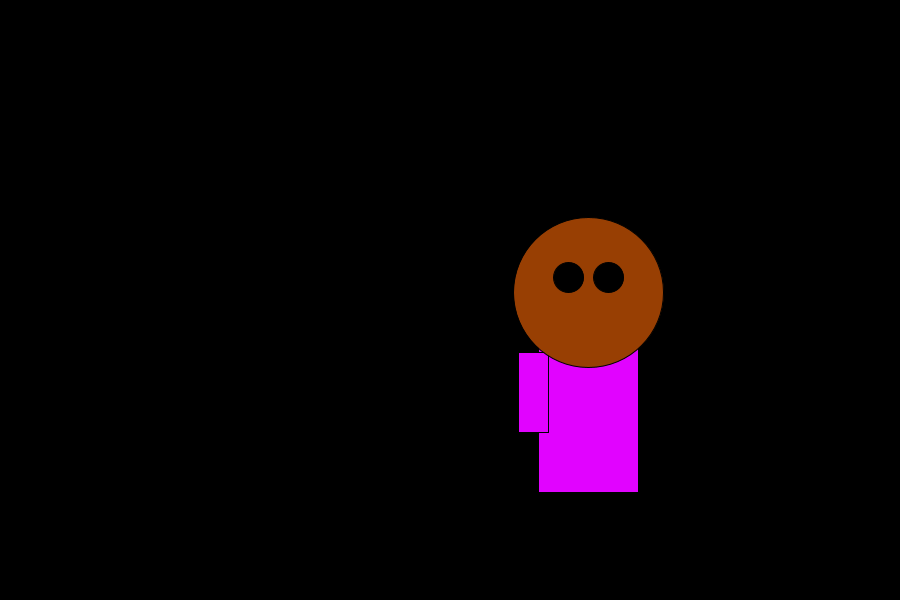
Frame 1 (no input)
Frame 60 (the mouse pressed at the canvas centre just before this capture): blank canvas, image omitted
Frame 120 (the mouse held since frame 60 and released just before this capture): blank canvas, image omitted

The Processing sketch that drew this single still picture (run headless with seeded random() and noise(); from frame 60 on, the mouse is pressed at the canvas centre):

// Processing sketch: processing_39380
// ── processing_39380.pde

/*
 *    Ryan Ancheta
 *    PRESS THE SPACE BAR!!!!!
 */



Head a,b,c,d,Leye,Reye;
Body z,y,x,w,v;
void setup()
{
  size(900, 600);
  smooth();

//****** main BLACK man *******
  z = new Body();
  z.l = 200;
  z.w = 100;
  z.s = 5;
  z.colors = (#E103FF);
  w = new Body();
  w.l = 80;
  w.w = 30;
  w.s = 5;
  w.colors = (#E103FF);
  a = new Head();
  a.r = 150;
  a.v = 5;
  a.colors = (#983F03);
  d = new Head();
  d.r = 250;
  d.v = 5;
  d.colors = (#000000);
  Leye = new Head();
  Leye.r = 30;
  Leye.v = 5;
  Reye = new Head();
  Reye.r = 30;
  Reye.v = 5;

  // thing 1
  y = new Body();
  y.l = 100;
  y.w = 50;
  y.s = 3;
  v = new Body();
  v.l = 40;
  v.w = 20;
  v.s = 3;
  b = new Head();
  b.r = 75;
  b.v = 3;
  // thing 2
  x = new Body();
  x.l = 100;
  x.w = 50;
  x.s = 3;
  c = new Head();
  c.r = 75;
  c.v = 3;
  
// ********************************************************  
  // main man
  z.x = width/2 +100;
  z.y = height/2;
  w.x = width/2 +80;
  w.y = height/2 +60;
  a.x = width/2 +150;
  a.y = height/2;
  d.x = width/2 +150;
  d.y = height/2 - 40;
  Leye.x = width/2 +130;
  Leye.y = height/2-15;
  Reye.x = width/2 +170;
  Reye.y = height/2-15;


  // thing 1
  y.x = width/2 -150;
  y.y = height/2;
  v.x = width/2 -155;
  v.y = height/2+30;
  b.x = width/2-125;
  b.y = height/2;
  
  // thing 2
  x.x = width/2 +170;
  x.y = height/2;
  c.x = width/2 +195;
  c.y = height/2;

}

void draw()
{
  background(0);
    if (keyPressed) 
  {
    if (key == ' ' || key == ' ') 
    {
      background(random(255),random(255),random(255));
    }
  }
  // thing 1
  y.move();
  b.move();
  v.move();
  y.show();
  b.show();
  v.show();
  
  //thing 2
  x.move();
  c.move();
  x.show();
  c.show();
  
  // main man
  d.move();
  z.move();
  w.move();
  a.move();
  Leye.move();
  Reye.move();
  d.show();
  z.show();
  w.show();
  a.show();
  Leye.show();
  Reye.show();
}

class Head
{
  float x, y;
  int r; // size (r for radius)
  int v; // velocity
  int colors;

  void show()
  {
    fill (colors);
    ellipse(x, y, r, r);
  }


  void move()
  {
    x += ( mouseX - width/2) * 0.005 * v;
    y += ( mouseY - height/2) * 0.005 * v;
  }
}
class Body
{
  float x, y; 
  int l; // length
  int w; // width
  int s; // speed
  int colors;

  void show()
  {
    fill (colors);
    rect (x, y, w, l);
  }
  void move()
  {
    x += ( mouseX - width/2) * 0.005 * s;
    y += ( mouseY - height/2) * 0.005 * s;
  }
}
